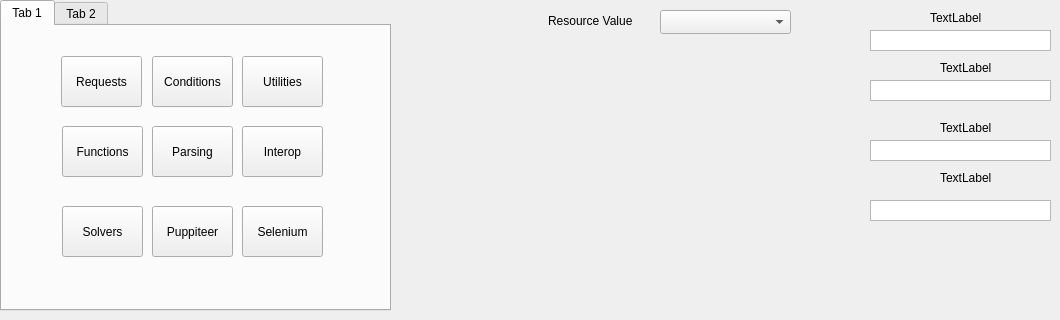
   <widget class="QWidget" name="ConfigTabSilverbullet">
    <attribute name="title">
     <string>Silverbullet</string>
    </attribute>
    <widget class="QTextBrowser" name="textBrowser_3">
     <property name="geometry">
      <rect>
       <x>870</x>
       <y>140</y>
       <width>181</width>
       <height>21</height>
      </rect>
     </property>
     <property name="verticalScrollBarPolicy">
      <enum>Qt::ScrollBarAlwaysOff</enum>
     </property>
     <property name="horizontalScrollBarPolicy">
      <enum>Qt::ScrollBarAlwaysOff</enum>
     </property>
    </widget>
    <widget class="QLabel" name="label_4">
     <property name="geometry">
      <rect>
       <x>940</x>
       <y>120</y>
       <width>81</width>
       <height>16</height>
      </rect>
     </property>
     <property name="text">
      <string>TextLabel</string>
     </property>
    </widget>
    <widget class="QTextBrowser" name="textBrowser_5">
     <property name="geometry">
      <rect>
       <x>870</x>
       <y>80</y>
       <width>181</width>
       <height>21</height>
      </rect>
     </property>
     <property name="verticalScrollBarPolicy">
      <enum>Qt::ScrollBarAlwaysOff</enum>
     </property>
     <property name="horizontalScrollBarPolicy">
      <enum>Qt::ScrollBarAlwaysOff</enum>
     </property>
    </widget>
    <widget class="QLabel" name="label_6">
     <property name="geometry">
      <rect>
       <x>940</x>
       <y>60</y>
       <width>71</width>
       <height>16</height>
      </rect>
     </property>
     <property name="text">
      <string>TextLabel</string>
     </property>
    </widget>
    <widget class="QTextBrowser" name="textBrowser_6">
     <property name="geometry">
      <rect>
       <x>870</x>
       <y>30</y>
       <width>181</width>
       <height>21</height>
      </rect>
     </property>
     <property name="verticalScrollBarPolicy">
      <enum>Qt::ScrollBarAlwaysOff</enum>
     </property>
     <property name="horizontalScrollBarPolicy">
      <enum>Qt::ScrollBarAlwaysOff</enum>
     </property>
    </widget>
    <widget class="QLabel" name="label_7">
     <property name="geometry">
      <rect>
       <x>930</x>
       <y>10</y>
       <width>71</width>
       <height>16</height>
      </rect>
     </property>
     <property name="text">
      <string>TextLabel</string>
     </property>
    </widget>
    <widget class="QTextBrowser" name="textBrowser_7">
     <property name="geometry">
      <rect>
       <x>870</x>
       <y>200</y>
       <width>181</width>
       <height>21</height>
      </rect>
     </property>
     <property name="verticalScrollBarPolicy">
      <enum>Qt::ScrollBarAlwaysOff</enum>
     </property>
     <property name="horizontalScrollBarPolicy">
      <enum>Qt::ScrollBarAlwaysOff</enum>
     </property>
    </widget>
    <widget class="QLabel" name="label_8">
     <property name="geometry">
      <rect>
       <x>940</x>
       <y>170</y>
       <width>61</width>
       <height>16</height>
      </rect>
     </property>
     <property name="text">
      <string>TextLabel</string>
     </property>
    </widget>
    <widget class="QComboBox" name="comboBox">
     <property name="geometry">
      <rect>
       <x>660</x>
       <y>10</y>
       <width>131</width>
       <height>24</height>
      </rect>
     </property>
     <item>
      <property name="text">
       <string/>
      </property>
     </item>
     <item>
      <property name="text">
       <string>Email:Pass</string>
      </property>
     </item>
     <item>
      <property name="text">
       <string>User:Pass</string>
      </property>
     </item>
     <item>
      <property name="text">
       <string>Number:Pass</string>
      </property>
     </item>
     <item>
      <property name="text">
       <string>Cookie File</string>
      </property>
     </item>
    </widget>
    <widget class="QLabel" name="label_3">
     <property name="geometry">
      <rect>
       <x>548</x>
       <y>10</y>
       <width>101</width>
       <height>21</height>
      </rect>
     </property>
     <property name="text">
      <string>Resource Value</string>
     </property>
    </widget>
    <widget class="QTabWidget" name="tabWidget_2">
     <property name="geometry">
      <rect>
       <x>0</x>
       <y>0</y>
       <width>391</width>
       <height>311</height>
      </rect>
     </property>
     <property name="styleSheet">
      <string notr="true">QRadioButton::indicator,
QCheckBox::indicator {
  width: 16px;
  height: 16px;
  border: 2px solid #1de9b6;
  border-radius: 0;
  transform: rotate(45deg);
  transform-origin: center;
}

QRadioButton::indicator:checked {
  background-color: #1de9b6;
  border-color: #1de9b6;
}

QCheckBox::indicator:checked {
  background-color: #1de9b6;
  border-color: #1de9b6;
}

QRadioButton::indicator:hover,
QCheckBox::indicator:hover {
  border-color: rgba(29, 233, 182, 0.8);
}

QRadioButton::indicator:checked:hover,
QCheckBox::indicator:checked:hover {
  border-color: #1de9b6;
}</string>
     </property>
     <property name="currentIndex">
      <number>0</number>
     </property>
     <widget class="QWidget" name="tab_3">
      <attribute name="title">
       <string>Tab 1</string>
      </attribute>
      <widget class="QPushButton" name="pushButton">
       <property name="geometry">
        <rect>
         <x>59</x>
         <y>30</y>
         <width>81</width>
         <height>51</height>
        </rect>
       </property>
       <property name="text">
        <string>Requests</string>
       </property>
      </widget>
      <widget class="QPushButton" name="pushButton_2">
       <property name="geometry">
        <rect>
         <x>150</x>
         <y>30</y>
         <width>81</width>
         <height>51</height>
        </rect>
       </property>
       <property name="text">
        <string>Conditions</string>
       </property>
      </widget>
      <widget class="QPushButton" name="pushButton_3">
       <property name="geometry">
        <rect>
         <x>240</x>
         <y>30</y>
         <width>81</width>
         <height>51</height>
        </rect>
       </property>
       <property name="styleSheet">
        <string notr="true">stylesheet = &quot;&quot;&quot;
:root {
  --size-default: 22px;
  --size-sm: 16px;
  --color-green: #58DD93;
  --color-black: #000;
}

[angle=&quot;0&quot;] {
  angle: 0deg;
  glowColor: #58DD93;
}

[angle=&quot;100&quot;] {
  angle: 360deg;
  glowColor: #58DD93;
}

* {
  box-sizing: border-box;
}

html, body {
  width: 100%;
  height: 100%;
  background: #000;
  background: 
      qlineargradient(
        x1: 0, y1: 0,
        x2: 0, y2: 1,
        stop: 0 rgba(0,0,0,0),
        stop: 1 var(--color-black)
      ),
      qradialgradient(
        cx: 0.5, cy: -0.5,
        fx: 0.5, fy: -0.5,
        radius: 1.0,
        stop: 0 #335F4B,
        stop: 1 var(--color-black)
      );
  font-family: monospace;
  font-size: 20px;
}

.container {
  display: flex;
  width: 100%;
  height: 100%;
  align-items: center;
  justify-content: center;
  padding: 16px;
}

.btn {
  display: flex;
  align-items: center;
  justify-content: center;
  border-radius: 100px;
  border: none;
  background: none;
  position: relative;
  padding: 1px;
  text-decoration: none;
  transition: all .18s ease-in-out;
  transform: translate3d(0,0,0);
}

.btn:after, .btn:before {
  content: &quot;&quot;;
  display: block;
  position: absolute;
  top: 0;
  left: 0;
  width: 100%;
  height: 100%;
  border-radius: calc(100px + 1.5px);
  background-size: 100% 100%;
  background-position: 0px 0px;
  background-image: qconicalgradient(
    cx: 0.5, cy: 0.5,
    angle: var(--angle),
    stop: 0 rgba(0,0,0,0),
    stop: 0.33 rgba(0,0,0,0),
    stop: 0.5 var(--glowColor),
    stop: 0.66 rgba(0,0,0,0),
    stop: 1 rgba(0,0,0,0)
  );
  animation: rotate 2s infinite linear;
}

.btn:before {
  animation: rotate 2s infinite linear;
  filter: blur(20px);
}

.btnInner {
  position: relative;
  display: flex;
  flex-direction: column;
  width: 100%;
  padding: var(--size-sm) var(--size-default);
  border-radius: 100px;
  color: var(--color-green);
  font-weight: 500;
  font-size: 22px;
  z-index: 1;
  transition: all .18s ease;
  background: rgba(0,0,0,.3);
  backdrop-filter: blur(40px);
  backface-visibility: hidden;
}

.btn:hover .btnInner {
  background: rgba(88, 221, 147, .1);
  color: lighten(#58DD93,20%);  
}

.btn:active {
  transform: scale(0.95);
}

@keyframes rotate {
  from { --angle: 0deg; --glowColor: var(--color-green);}
  to { --angle: 360deg; --glowColor: var(--color-green);}
}</string>
       </property>
       <property name="text">
        <string>Utilities</string>
       </property>
      </widget>
      <widget class="QPushButton" name="pushButton_4">
       <property name="geometry">
        <rect>
         <x>60</x>
         <y>180</y>
         <width>81</width>
         <height>51</height>
        </rect>
       </property>
       <property name="text">
        <string>Solvers</string>
       </property>
      </widget>
      <widget class="QPushButton" name="pushButton_5">
       <property name="geometry">
        <rect>
         <x>150</x>
         <y>180</y>
         <width>81</width>
         <height>51</height>
        </rect>
       </property>
       <property name="text">
        <string>Puppiteer</string>
       </property>
      </widget>
      <widget class="QPushButton" name="pushButton_6">
       <property name="geometry">
        <rect>
         <x>240</x>
         <y>180</y>
         <width>81</width>
         <height>51</height>
        </rect>
       </property>
       <property name="text">
        <string>Selenium</string>
       </property>
      </widget>
      <widget class="QPushButton" name="pushButton_7">
       <property name="geometry">
        <rect>
         <x>60</x>
         <y>100</y>
         <width>81</width>
         <height>51</height>
        </rect>
       </property>
       <property name="text">
        <string>Functions</string>
       </property>
      </widget>
      <widget class="QPushButton" name="pushButton_8">
       <property name="geometry">
        <rect>
         <x>240</x>
         <y>100</y>
         <width>81</width>
         <height>51</height>
        </rect>
       </property>
       <property name="text">
        <string>Interop</string>
       </property>
      </widget>
      <widget class="QPushButton" name="pushButton_9">
       <property name="geometry">
        <rect>
         <x>150</x>
         <y>100</y>
         <width>81</width>
         <height>51</height>
        </rect>
       </property>
       <property name="text">
        <string>Parsing</string>
       </property>
      </widget>
     </widget>
     <widget class="QWidget" name="tab_4">
      <attribute name="title">
       <string>Tab 2</string>
      </attribute>
     </widget>
    </widget>
   </widget>
